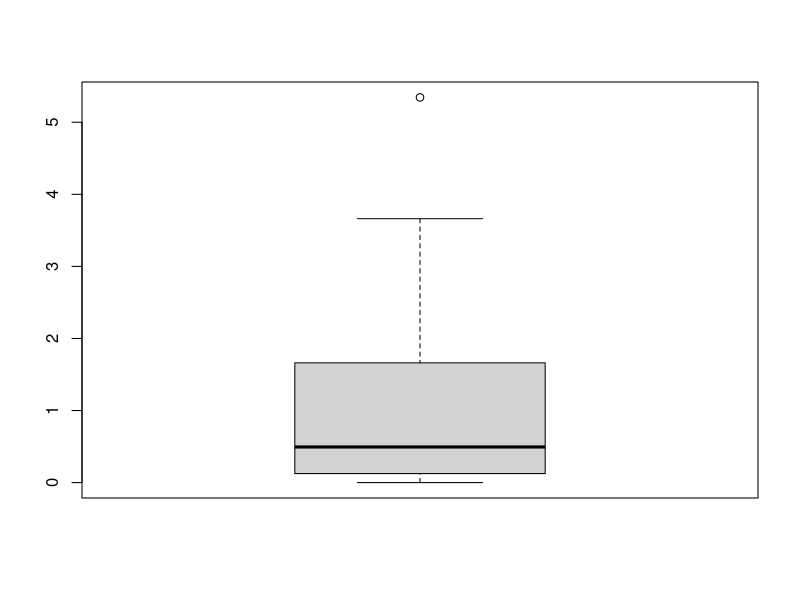
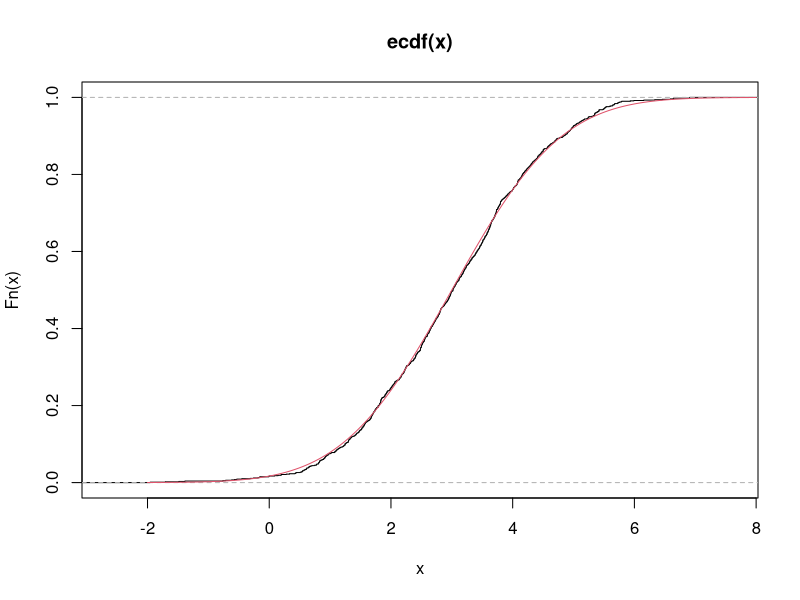
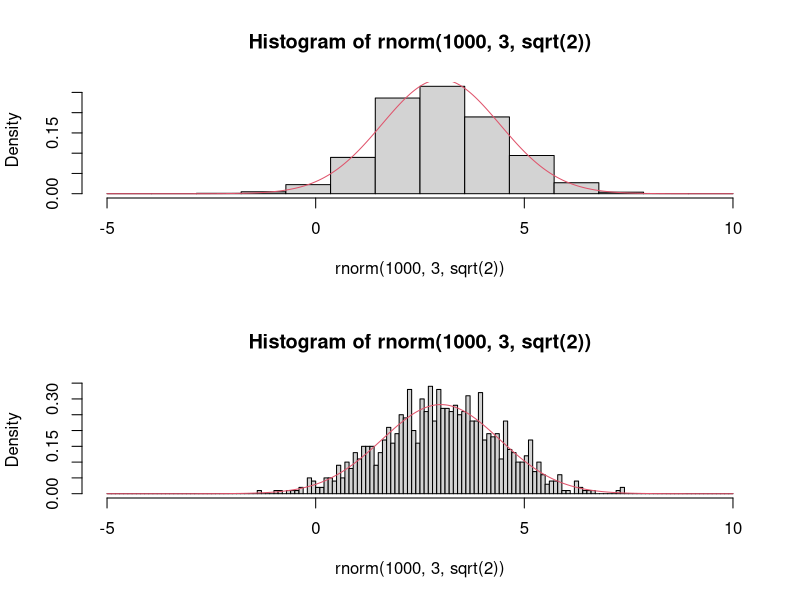

Write the R code that produced these figures, in order.
#5.1.11
n = 10000
count <- 0
x=rnorm(n)
func = x^4+x^3-3
for (i in 1:10000) if (func[i] >1 && func[i] <2)count=count+1
(count/n)

pdf(file = "C:\\Users\\Saistout\\Desktop\\630 Stuff\\homework\\hw07plots.pdf")
#5.5.19
sample = rchisq(50, 1)
boxplot(sample)


#5.4.11
y=rnorm(1000,mean=3, sd=sqrt(2))
plot.ecdf(y)
x=seq(-2, 8, length=1001)
lines(x, pnorm(x,mean=3, sd=sqrt(2)), col=2)

par(mfrow=c(2,1))
x=seq(-5, 10, length=1001)
hist(rnorm(1000, 3 , sqrt(2)), breaks=seq(-5,10, length=15), freq=FALSE)
lines(x, dnorm(x,mean=3, sd=sqrt(2)), col=2)
hist(rnorm(1000, 3 , sqrt(2)), breaks=seq(-5,10, by=.1), freq=FALSE)
lines(x, dnorm(x,mean=3, sd=sqrt(2)), col=2)

dev.off();

#5.5.20
sample = rnorm(40, mean=4, sd=1)
sample = sort.int(sample)
#using 5.5.3
(sample[35]+40*(sample[36]-sample[37])*.025)
(summary(sample))
mean(sample)+sqrt(sd(sample))*1.2816